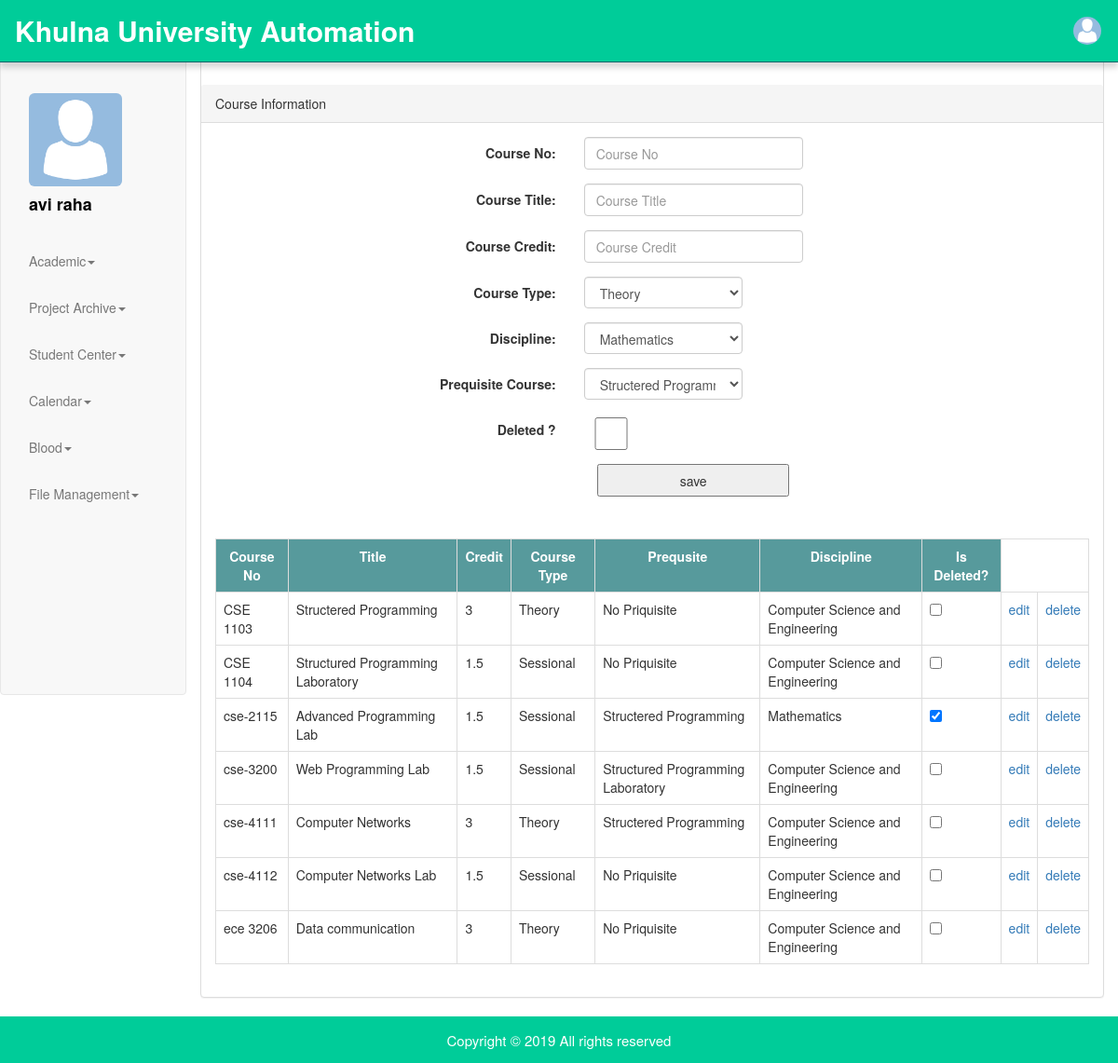
The page /course.php (signed in) on the database its author committed.
### tables this page shows
CREATE TABLE IF NOT EXISTS `reg_course` (
  `ID` varchar(40) NOT NULL,
  `CourseNo` varchar(40) NOT NULL,
  `Title` varchar(100) NOT NULL,
  `Credit` double NOT NULL,
  `CourseTypeID` varchar(40) NOT NULL,
  `DisciplineID` varchar(40) NOT NULL,
  `PrequisiteID` varchar(40) DEFAULT NULL,
  `IsDeleted` tinyint(1) NOT NULL,
  PRIMARY KEY (`ID`)
);

CREATE TABLE IF NOT EXISTS `reg_course_type` (
  `ID` varchar(40) NOT NULL,
  `Name` varchar(30) NOT NULL,
  `SessionalTypeID` varchar(40) NOT NULL,
  PRIMARY KEY (`ID`)
);

CREATE TABLE IF NOT EXISTS `ums_discipline` (
  `ID` varchar(40) NOT NULL,
  `Name` varchar(50) NOT NULL,
  `ShortCode` varchar(20) DEFAULT NULL,
  `SchoolID` varchar(40) DEFAULT NULL,
  PRIMARY KEY (`ID`)
);

### util/class.util.inc (called while the page is built, shortened)
<?php
class ConfigUtil implements I_DBConfig, I_LogConfig, I_LanguageConfig{
	public static $s_instance;
	private $_host;
	private $_username;
	private $_password;
	private $_database;
	public static function getInstance() {
		if(!self::$s_instance) {
			self::$s_instance = new self();
		}
		return self::$s_instance;
	}
	private function readConfig(){
		$this->_ini_array = parse_ini_file(CONFIG.'system.ini');
		$this->_host =	$this->_ini_array['db_host'];
		$this->_username = $this->_ini_array['db_username'];
		$this->_password = $this->_ini_array['db_password'];
		$this->_database = $this->_ini_array['db_database'];
	}
	public function getDBHost(){
		return $this->_host;
	}
	public function getDBUserName(){
		return $this->_username;
	}
	public function getDBPassword(){
		return $this->_password;
	}
	public function getDBName(){
		return $this->_database;
	}
}
class DBUtil implements I_DBUtil {
	private static $s_instance;
	private $_host;
	private $_username;
	private $_password;
	private $_database;
	protected $_connection;
	protected $_result;
	public static function getInstance() {
		if(!self::$s_instance) {
			self::$s_instance = new self();
		}
		return self::$s_instance;
	}
	private function readDBConfig(){
		$_config = ConfigUtil::getInstance();
		$this->_host = $_config->getDBHost();
		$this->_username = $_config->getDBUserName();
		$this->_password = $_config->getDBPassword();
		$this->_database = $_config->getDBName();
	}
	private function setConnection(){
		$this->_connection = new mysqli($this->_host, $this->_username,
			$this->_password, $this->_database);
	}
	public function doQuery($sql) {
		$this->_result = $this->_connection->query($sql) or die(mysqli_error($this->_connection));
		return $this->_result;
	}
	public function getNumRows() {
		$this->_numRows = mysqli_num_rows($this->_result);
		return $this->_numRows;
	}
	public function getAllRows() {
		$rows = array();
		for($x = 0; $x < $this->getNumRows(); $x++) {
			$rows[] = mysqli_fetch_assoc($this->_result);
		}
		return $rows;
	}
	public function getTopRow() {
		return $this->_result->fetch_array();
	}
}
class LogUtil{
	private static $s_instance;
	public static function getInstance(){
		if(!self::$s_instance) {
			self::$s_instance = new self();
		}
		return self::$s_instance;
	}
}
class LangUtil{
	private static $s_instance;
	public static function getInstance() {
		if(!self::$s_instance) {
			self::$s_instance = new self();
		}
		return self::$s_instance;
	}
}
?>

### modules/registration/ui/blade/view.course.blade.inc (called while the page is built, shortened)
<?php
include_once UTILITY.'class.util.inc';
include_once MODULES_REGISTRATION.'bao/class.coursebao.inc';
include_once MODULES_REGISTRATION.'bao/class.course_typebao.inc';
include_once MODULES_USER.'bao/class.disciplinebao.inc';
$_CourseBAO = new CourseBAO();
$_CourseTypeBAO = new CourseTypeBAO();
$_DisciplineBAO = new DisciplineBAO();
?>

### modules/registration/bao/class.course_typebao.inc (called while the page is built, shortened)
<?php
include_once UTILITY.'class.util.inc';
include_once MODULES_REGISTRATION.'dao/class.course_typedao.inc';
Class CourseTypeBAO{
	private $_CourseTypeDAO;
	public function __construct(){
		$this->_CourseTypeDAO = new CourseTypeDAO();
	}
	public function getAllCourseTypes(){
		$Result = $this->_CourseTypeDAO->getAllCourseTypes();
		return $Result;
	}
}
?>

### modules/registration/dao/class.course_typedao.inc (called while the page is built, shortened)
<?php
include_once COMMON.'class.common.inc';
include_once COMMON.'class.common.course.inc';
include_once UTILITY.'class.util.inc';
Class CourseTypeDAO{
	private $_DB;
	public function __construct(){
		$this->_DB = DBUtil::getInstance();
	}
	public function getAllCourseTypes(){
		$CourseTypeList = array();
		$this->_DB->doQuery("SELECT * FROM reg_course_type");
		$rows = $this->_DB->getAllRows();
		for($i = 0; $i < sizeof($rows); $i++) {
			$row = $rows[$i];
			$this->_CourseType = new CourseType();
		    $this->_CourseType->setID ( $row['ID']);
		    $this->_CourseType->setName( $row['Name'] );
		    $sid = $row['SessionalTypeID'];
		    $this->_DB->doQuery("SELECT * FROM reg_course_sessional_type where ID='".$sid."'");
			$newrows = $this->_DB->getAllRows();
			for($j = 0; $j < sizeof($newrows); $j++) {
				$newrow = $newrows[$j];
		    	$value = $newrow['Name'] ;
			}
		    $this->_CourseType->setSessionalTypeID($value);
		    $CourseTypeList[]=$this->_CourseType;
		}
		$Result = new Result();
		$Result->setIsSuccess(1);
		$Result->setResultObject($CourseTypeList);
		return $Result;
	}
}
?>

### common/class.common.inc (called while the page is built, shortened)
<?php
class Result{
    private $_IsSuccess=0;
    private $_ResultObject;
    public function setIsSuccess($IsSuccess){
        $this->_IsSuccess = $IsSuccess;
    }
    public function getIsSuccess(){
        return $this->_IsSuccess;
    }
    public function setResultObject($ResultObject){
        $this->_ResultObject = $ResultObject;
    }
    public function getResultObject(){
        return $this->_ResultObject;
    }
}
?>

### common/class.common.course.inc (called while the page is built, shortened)
<?php
class CourseType
{
    private $_ID;
    private $_Name;
    public function setID ( $ID ) {
        $this->_ID = $ID;
    }
    public function getID () {
        return $this->_ID;
    }
    public function setName ( $Name ) {
        $this->_Name = $Name;
    }
    public function getName () {
        return $this->_Name;
    }
}
class Discipline{
    private $_ID;
    private $_Name;
    public function setID ( $ID ) {
        $this->_ID = $ID;
    }
    public function getID () {
        return $this->_ID;
    }
    public function setName( $Name ) {
        $this->_Name = $Name;
    }
    public function getName() {
        return $this->_Name;
    }
}
?>

### modules/user/bao/class.disciplinebao.inc (called while the page is built, shortened)
<?php
include_once UTILITY.'class.util.inc';
include_once MODULES_USER.'dao/class.disciplinedao.inc';
Class DisciplineBAO{
	private $_DisciplineDAO;
	public function __construct(){
		$this->_DisciplineDAO = new DisciplineDAO();
	}
	public function getAllDisciplines(){
		$Result = $this->_DisciplineDAO->getAllDisciplines();
		return $Result;
	}
}
?>

### modules/user/dao/class.disciplinedao.inc (called while the page is built, shortened)
<?php
include_once COMMON.'class.common.inc';
include_once COMMON.'class.common.course.inc';
include_once UTILITY.'class.util.inc';
Class DisciplineDAO{
	private $_DB;
	public function __construct(){
		$this->_DB = DBUtil::getInstance();
	}
	public function getAllDisciplines(){
		$DisciplineList = array();
		$this->_DB->doQuery("SELECT * FROM ums_discipline");
		$rows = $this->_DB->getAllRows();
		for($i = 0; $i < sizeof($rows); $i++) {
			$row = $rows[$i];
			$this->_Discipline = new Discipline();
		    $this->_Discipline->setID ( $row['ID']);
		    $this->_Discipline->setName( $row['Name'] );
		    $this->_Discipline->setShortCode( $row['ShortCode'] );
			$School = new School();
			$School->setID($row['SchoolID']);
			$this->_DB->doQuery("SELECT * FROM ums_school where ID='".$row['SchoolID']."'");
			$schoolRow = $this->_DB->getTopRow();
			$School->setName($schoolRow['Name']);
			$this->_Discipline->setSchool($School);
		    $DisciplineList[]=$this->_Discipline;
		}
		$Result = new Result();
		$Result->setIsSuccess(1);
		$Result->setResultObject($DisciplineList);
		return $Result;
	}
}
?>

### modules/registration/bao/class.coursebao.inc (called while the page is built, shortened)
<?php
include_once UTILITY.'class.util.inc';
include_once MODULES_REGISTRATION.'dao/class.coursedao.inc';
Class CourseBAO{
	private $_CourseDAO;
	public function __construct(){
		$this->_CourseDAO = new CourseDAO();
	}
	public function getAllCourses(){
		$Result = $this->_CourseDAO->getAllCourses();
		return $Result;
	}
}
?>

### modules/registration/dao/class.coursedao.inc (called while the page is built, shortened)
<?php
include_once COMMON.'class.common.inc';
include_once COMMON.'class.common.course.inc';
include_once UTILITY.'class.util.inc';
Class CourseDAO{
	private $_DB;
	public function __construct(){
		$this->_DB = DBUtil::getInstance();
	}
	public function getAllCourses(){
		$CourseList = array();
		$this->_DB->doQuery("SELECT * FROM reg_course Order by CourseNo ASC");
		$rows = $this->_DB->getAllRows();
		for($i = 0; $i < sizeof($rows); $i++) {
			$row = $rows[$i];
			$this->_Course = new Course();
			$this->_Course->setID($row['ID']);
		    $this->_Course->setCourseNo($row['CourseNo']);
		    $this->_Course->setTitle($row['Title']);
		    $this->_Course->setCredit($row['Credit']);
			$this->_Course->setISdeleted($row['IsDeleted']);
		    $coursetypeid = $row['CourseTypeID'];
		    $this->_DB->doQuery("SELECT * FROM reg_course_type where ID='".$coursetypeid."'");
			$newrows = $this->_DB->getAllRows();
			for($j = 0; $j < sizeof($newrows); $j++) {
				$newrow = $newrows[$j];
		    	$value = $newrow['Name'] ;
			}
			$this->_Course->setCourseTypeID($value);
		    $disciplineid = $row['DisciplineID'];
		    $this->_DB->doQuery("SELECT * FROM ums_discipline where ID='".$disciplineid."'");
			$newrows = $this->_DB->getAllRows();
			for($j = 0; $j < sizeof($newrows); $j++) {
				$newrow = $newrows[$j];
		    	$value = $newrow['Name'] ;
			}
			$this->_Course->setDisciplineID($value);
			$prequisiteid = $row['PrequisiteID'];
		    $this->_DB->doQuery("SELECT * FROM reg_course WHERE ID='".$prequisiteid."'");
			$newrows = $this->_DB->getAllRows();
			for($j = 0; $j < sizeof($newrows); $j++) {
				$newrow = $newrows[$j];
		    	$value = $newrow['Title'] ;
			}
			if(sizeof($newrows)!=0)
			   $this->_Course->setPrequisite($value);
			else
			   $this->_Course->setPrequisite("No Priquisite");
		    $CourseList[]=$this->_Course;
		}
		$Result = new Result();
		$Result->setIsSuccess(1);
		$Result->setResultObject($CourseList);
		return $Result;
	}
}
?>

### modules/registration/ui/view.course.inc (the view, shortened to what this page needs)
<?php
include_once 'blade/view.course.blade.inc';
include_once COMMON.'class.common.inc';
include_once COMMON.'class.common.course.inc';
?>
<div class="panel panel-default" style="padding-top: 70px">
    <div class="panel-heading">Course Information</div>
    <div class="panel-body">
	<div id="form">
		<form method="post" class="form-horizontal">
			<div class="form-group">
          	<label class="control-label col-sm-4" for="txtName">Course No:</label>
          	<div class="col-sm-6">
			<input type="text" name="txtName" class="form-control"  placeholder="Course No" value="<?php
				if(isset($_GET['edit'])) echo $getROW->getCourseNo();  ?>" required/>
			</div>
			</div>
			<div class="form-group">
          	<label class="control-label col-sm-4" for="txtName">Course Title:</label>
          	<div class="col-sm-6">
			<input type="text" name="txttitle" class="form-control"  placeholder="Course Title" value="<?php
				if(isset($_GET['edit'])) echo $getROW->getTitle();  ?>" required/>
			</div>
			</div>
			<div class="form-group">
          	<label class="control-label col-sm-4" for="txtName">Course Credit:</label>
          	<div class="col-sm-6">
			<input type="text" name="txtcrdit" class="form-control"  placeholder="Course Credit" value="<?php
				if(isset($_GET['edit'])) echo $getROW->getCredit();  ?>" required/>
			</div>
			</div>
			<div class="form-group">
              	<label class="control-label col-sm-4" for="coursetype">Course Type:</label>
              	<div class="col-sm-6">
							<?php
							$Result = $_CourseTypeBAO->getAllCourseTypes();
							if ($Result->getIsSuccess())
								$CourseTypeList = $Result->getResultObject();
							?>
							<select name="coursetype" class="form-control" style="width:170px">
								<?php
								for ($i = 0; $i<sizeof($CourseTypeList); $i++){
									$CourseType = $CourseTypeList[$i];
									?>
									<?php
									if (!isset($_GET['edit'])){
										?>
										<option value="<?php echo $CourseType->getID();?>" > <?php echo $CourseType->getName(); ?>
										</option>
										<?php
									}
											?>
											<?php
								}
								?>
							</select>
					</div>
			</div>
			<div class="form-group">
              	<label class="control-label col-sm-4" for="discipline">Discipline:</label>
              	<div class="col-sm-6">
							<?php
							$Result = $_DisciplineBAO->getAllDisciplines();
							if ($Result->getIsSuccess())
								$DisciplineList = $Result->getResultObject();
							?>
							<select name="discipline" class="form-control" style="width:170px">
								<?php
								for ($i = 0; $i<sizeof($DisciplineList); $i++){
									$Discipline = $DisciplineList[$i];
									?>
									<?php
									if (!isset($_GET['edit'])){
										?>
										<option value="<?php echo $Discipline->getID();?>" > <?php echo $Discipline->getName(); ?>
										</option>
										<?php
									}
											?>
											<?php
								}
								?>
							</select>
				</div>
			</div>
			<div class="form-group">
              	<label class="control-label col-sm-4" for="prequsite">Prequisite Course:</label>
              	<div class="col-sm-6">
							<?php
				                    $Result = $_CourseBAO->getAllCourses();
							        if ($Result->getIsSuccess())
								        $CourseList = $Result->getResultObject();
							    ?>
							<select name="prequsite" class="form-control" style="width:170px">
								<?php
								for ($i = 0; $i<sizeof($CourseList); $i++){
									$Course = $CourseList[$i];
									?>
									<?php
									if (!isset($_GET['edit'])){
										?>
										<option value="<?php echo $Course->getID();?>" > <?php echo $Course->getTitle(); ?>
										</option>
										<?php
									}
											?>
											<?php
								}
								?>
							</select>
				</div>
			</div>
			<div class="form-group">
              	<label class="control-label col-sm-4" for="ISdeleted">Deleted ?</label>
              	<div class="col-sm-2">
							<input type="checkbox" name="ISdeleted"
							<?php
							if (isset($_GET['edit'])){
								if($getROW->getISdeleted() == 1)
								{
									?>
									checked = "checked"
									<?php
								}
							}
							?>
							/>
				</div>
			</div>
	        <div class="form-group">
              	<div class="col-sm-offset-2 col-sm-10">
							<?php
							if(isset($_GET['edit']))
							{
								?>
								<button type="submit" name="update">update</button>
								<?php
							}
							else
							{
								?>
								<button type="submit" name="save">save</button>
								<?php
							}
							?>
				</div>
			</div>
			</form>
</div>
</div>
<div class="panel-body">
<table class="table table-bordered">
				<?php
				$Result = $_CourseBAO->getAllCourses();
				if($Result->getIsSuccess()){
					$Courses = $Result->getResultObject();
					?>
					<tr>
						<th>Course No</th>
						<th>Title</th>
						<th>Credit</th>
						<th>Course Type</th>
						<th>Prequsite</th>
						<th>Discipline</th>
						<th>Is Deleted?</th>
					</tr>
					<?php
					for($i = 0; $i < sizeof($Courses); $i++) {
						$Course = $Courses[$i];
						?>
						<tr>
							<td><?php echo $Course->getCourseNo(); ?></td>
							<td><?php echo $Course->getTitle(); ?></td>
							<td><?php echo $Course->getCredit(); ?></td>
							<td><?php echo $Course->getCourseTypeID(); ?></td>
							<td><?php echo $Course->getPrequisite(); ?></td>
							<td><?php echo $Course->getDisciplineID(); ?></td>
							<td><input type="checkbox" name="name1" onclick="return false;"
								<?php
								if($Course->getISdeleted() == 1)
								{
									?>
									checked = "checked"
									<?php
								}
								?>/></td>
								<td><a href="?edit=<?php echo $Course->getID(); ?>" onclick="return confirm('sure to edit !'); " >edit</a></td>
								<td><a href="?del=<?php echo $Course->getID(); ?>" onclick="return confirm('sure to delete !'); " >delete</a></td>
							</tr>
							<?php
						}
					}
					else{
	echo $Result->getResultObject();
}
?>
</table>
</div>
</div>

### rows shown on the page
reg_course: CourseNo "CSE 1103", Title "Structered Programming", Credit "3", Prequisite "No Priquisite"
reg_course_type: Name "Theory"
ums_discipline: Name "Computer Science and Engineering"
reg_course: CourseNo "CSE 1104", Title "Structured Programming Laboratory", Credit "1.5", Prequisite "No Priquisite"
reg_course_type: Name "Sessional"
reg_course: CourseNo "cse-2115", Title "Advanced Programming Lab", Credit "1.5", IsDeleted "☑"
ums_discipline: Name "Mathematics"
reg_course: CourseNo "cse-3200", Title "Web Programming Lab", Credit "1.5"
reg_course: CourseNo "cse-4111", Title "Computer Networks", Credit "3"
reg_course: CourseNo "cse-4112", Title "Computer Networks Lab", Credit "1.5", Prequisite "No Priquisite"
reg_course: CourseNo "ece 3206", Title "Data communication", Credit "3", Prequisite "No Priquisite"

### other values the page prints
$globalUser->getFirstName() "avi"
$globalUser->getLastName() "raha"
$globalMenu[$i]->getTitle() "Academic"
$globalMenu[$i]->getTitle() "Project Archive"
$globalMenu[$i]->getTitle() "Student Center"
$globalMenu[$i]->getTitle() "Calendar"
$globalMenu[$i]->getTitle() "Blood"
$globalMenu[$i]->getTitle() "File Management"
form field coursetype "Theory"
form field discipline "Mathematics"
form field prequsite "Structered Programming"
